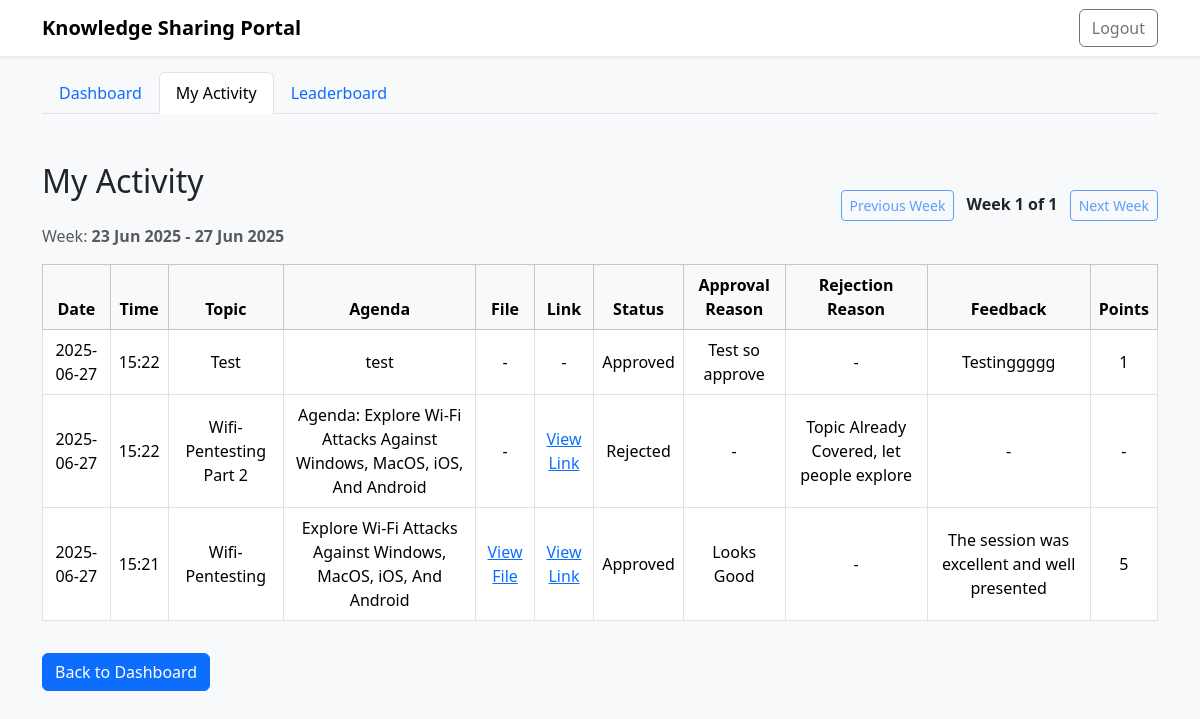
The app's page /my-activity (signed in), older data.
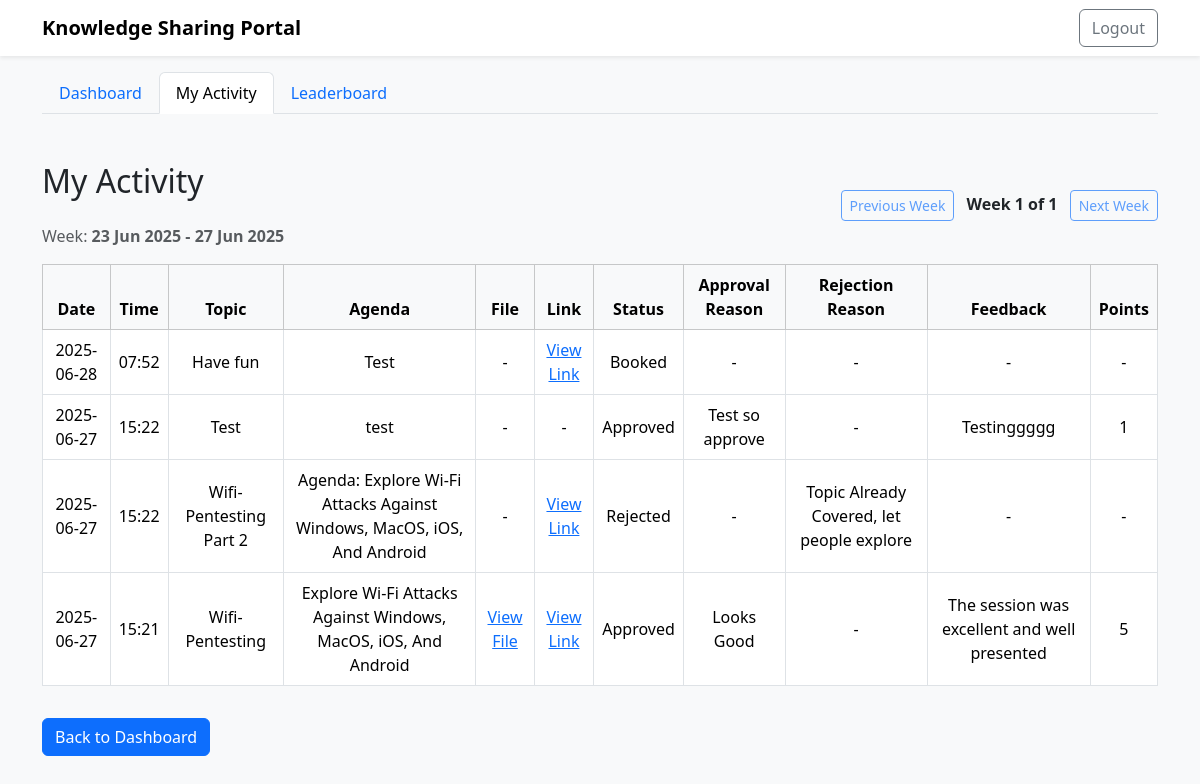
The same page, newer data.
### tables this page shows
CREATE TABLE slot_activity (
        id INTEGER PRIMARY KEY AUTOINCREMENT,
        slot_id INTEGER NOT NULL,
        user_id INTEGER NOT NULL,
        status TEXT NOT NULL,
        approval_reason TEXT,
        rejection_reason TEXT,
        feedback TEXT,
        comments TEXT,
        points_awarded INTEGER,
        topic TEXT,
        agenda TEXT,
        file_path TEXT,
        link TEXT,
        created_at TEXT DEFAULT CURRENT_TIMESTAMP,
        updated_at TEXT DEFAULT CURRENT_TIMESTAMP,
        FOREIGN KEY (slot_id) REFERENCES slots(id),
        FOREIGN KEY (user_id) REFERENCES users(id)
    );

### app.py (the view)
@app.route('/my-activity')
@token_required
def my_activity():
    db = get_db()
    user_email = g.get('user')
    user = db.execute('SELECT * FROM users WHERE email = ?', (user_email,)).fetchone()
    is_admin = user['role'] == 'admin'
    if is_admin:
        all_activities = db.execute('''
            SELECT sa.*, u.name as username FROM slot_activity sa
            JOIN users u ON sa.user_id = u.id
            ORDER BY sa.created_at DESC
        ''').fetchall()
    else:
        all_activities = db.execute('''SELECT * FROM slot_activity WHERE user_id = ? ORDER BY created_at DESC''', (user['id'],)).fetchall()
    def get_week_start(dt):
        return dt - timedelta(days=dt.weekday())
    activities_by_week = {}
    for a in all_activities:
        dt = datetime.datetime.strptime(a['created_at'][:10], '%Y-%m-%d')
        week_start = get_week_start(dt)
        if week_start not in activities_by_week:
            activities_by_week[week_start] = []
        activities_by_week[week_start].append(a)
    sorted_weeks = sorted(activities_by_week.keys(), reverse=True)
    week_number = int(request.args.get('week', 0))
    if not sorted_weeks:
        week_dates = []
        activities = []
        total_weeks = 0
    else:
        if week_number < 0 or week_number >= len(sorted_weeks):
            week_number = 0
        week_dates = [sorted_weeks[week_number] + timedelta(days=i) for i in range(5)]
        activities = activities_by_week.get(sorted_weeks[week_number], [])
        total_weeks = len(sorted_weeks)
    return render_template('my_activity.html', user=user, activities=activities, is_admin=is_admin, week_number=week_number, total_weeks=total_weeks, week_dates=week_dates)

### app.py (called while the page is built)
def get_db():
    if 'db' not in g:
        g.db = sqlite3.connect(app.config['DATABASE'])
        g.db.row_factory = sqlite3.Row
    return g.db

def token_required(f):
    @wraps(f)
    def decorated(*args, **kwargs):
        token = request.cookies.get('token')
        if not token:
            return redirect(url_for('login'))
        try:
            data = jwt.decode(token, app.config['SECRET_KEY'], algorithms=["HS256"])
            g.user = data['email']
        except Exception:
            return redirect(url_for('login'))
        return f(*args, **kwargs)
    return decorated

### templates/my_activity.html (shortened to what this page needs)
<!DOCTYPE html>
<html lang="en">
<head>
    <link href="https://cdn.jsdelivr.net/npm/bootstrap@5.3.2/dist/css/bootstrap.min.css" rel="stylesheet">
</head>
<body class="bg-light" style="min-height: 100vh;">
    <nav class="navbar navbar-expand-lg navbar-light bg-white shadow-sm">
        <div class="container">
            <a class="navbar-brand fw-bold" href="/dashboard">Knowledge Sharing Portal</a>
            <div class="d-flex">
                <a href="/logout" class="btn btn-outline-secondary">Logout</a>
            </div>
        </div>
    </nav>
    <div class="container mt-3">
        <ul class="nav nav-tabs">
            <li class="nav-item">
                <a class="nav-link" href="/dashboard">Dashboard</a>
            </li>
            <li class="nav-item">
                <a class="nav-link active" href="/my-activity">My Activity</a>
            </li>
            <li class="nav-item">
                <a class="nav-link" href="/leaderboard">Leaderboard</a>
            </li>
        </ul>
    </div>
    <div class="container py-5">
        <div class="d-flex justify-content-between align-items-center mb-3">
            <div>
                <h2 class="mb-4">{% if is_admin %}Users Activity{% else %}My Activity{% endif %}</h2>
                {% if week_dates and week_dates|length > 0 %}
                <div class="text-muted">
                    Week: <b>{{ week_dates[0].strftime('%d %b %Y') }} - {{ week_dates[-1].strftime('%d %b %Y') }}</b>
                </div>
                {% endif %}
            </div>
            <div>
                <a href="/my-activity?week={{ week_number - 1 }}" class="btn btn-outline-primary btn-sm me-2 {% if week_number == 0 %}disabled{% endif %}">Previous Week</a>
                <span class="fw-bold">Week {{ week_number + 1 }} of {{ total_weeks }}</span>
                <a href="/my-activity?week={{ week_number + 1 }}" class="btn btn-outline-primary btn-sm ms-2 {% if week_number + 1 >= total_weeks %}disabled{% endif %}">Next Week</a>
            </div>
        </div>
        <div class="table-responsive">
            <table class="table table-bordered align-middle text-center bg-white">
                <thead class="table-light">
                    <tr>
                        <th>Date</th>
                        <th>Time</th>
                        <th>Topic</th>
                        <th>Agenda</th>
                        <th>File</th>
                        <th>Link</th>
                        <th>Status</th>
                        <th>Approval Reason</th>
                        <th>Rejection Reason</th>
                        <th>Feedback</th>
                        <th>Points</th>
                    </tr>
                </thead>
                <tbody>
                    {% for a in activities %}
                    <tr>
                        <td>{{ a['created_at'][:10] }}</td>
                        <td>{{ a['created_at'][11:16] }}</td>
                        <td>{{ a['topic'] or '-' }}</td>
                        <td>{{ a['agenda'] or '-' }}</td>
                        <td>{% if a['file_path'] %}<a href="/{{ a['file_path'] }}" target="_blank">View File</a>{% else %}-{% endif %}</td>
                        <td>{% if a['link'] %}<a href="{{ a['link'] }}" target="_blank">View Link</a>{% else %}-{% endif %}</td>
                        <td>{{ a['status']|capitalize }}</td>
                        <td>{{ a['approval_reason'] or '-' }}</td>
                        <td>{{ a['rejection_reason'] or '-' }}</td>
                        <td>
                            {% if is_admin and not a['feedback'] and a['points_awarded'] is none %}
                                <a href="/admin-feedback/{{ a['id'] }}" class="btn btn-sm btn-primary">Add</a>
                            {% else %}
                                {{ a['feedback'] or '-' }}
                            {% endif %}
                        </td>
                        <td>
                            {% if is_admin and not a['feedback'] and a['points_awarded'] is none %}
                                <a href="/admin-feedback/{{ a['id'] }}" class="btn btn-sm btn-primary">Add</a>
                            {% else %}
                                {{ a['points_awarded'] if a['points_awarded'] is not none else '-' }}
                            {% endif %}
                        </td>
                    </tr>
                    {% else %}
                    <tr><td colspan="10" class="text-muted">No activity found.</td></tr>
                    {% endfor %}
                </tbody>
            </table>
        </div>
        <a href="/dashboard" class="btn btn-primary mt-3">Back to Dashboard</a>
    </div>
</body>
</html>

Row changes from the older to the newer data that the page shows:
added slot_activity: created_at "2025-06-28", created_at "07:52", topic "Have fun", agenda "Test", status "Booked", a "-"
